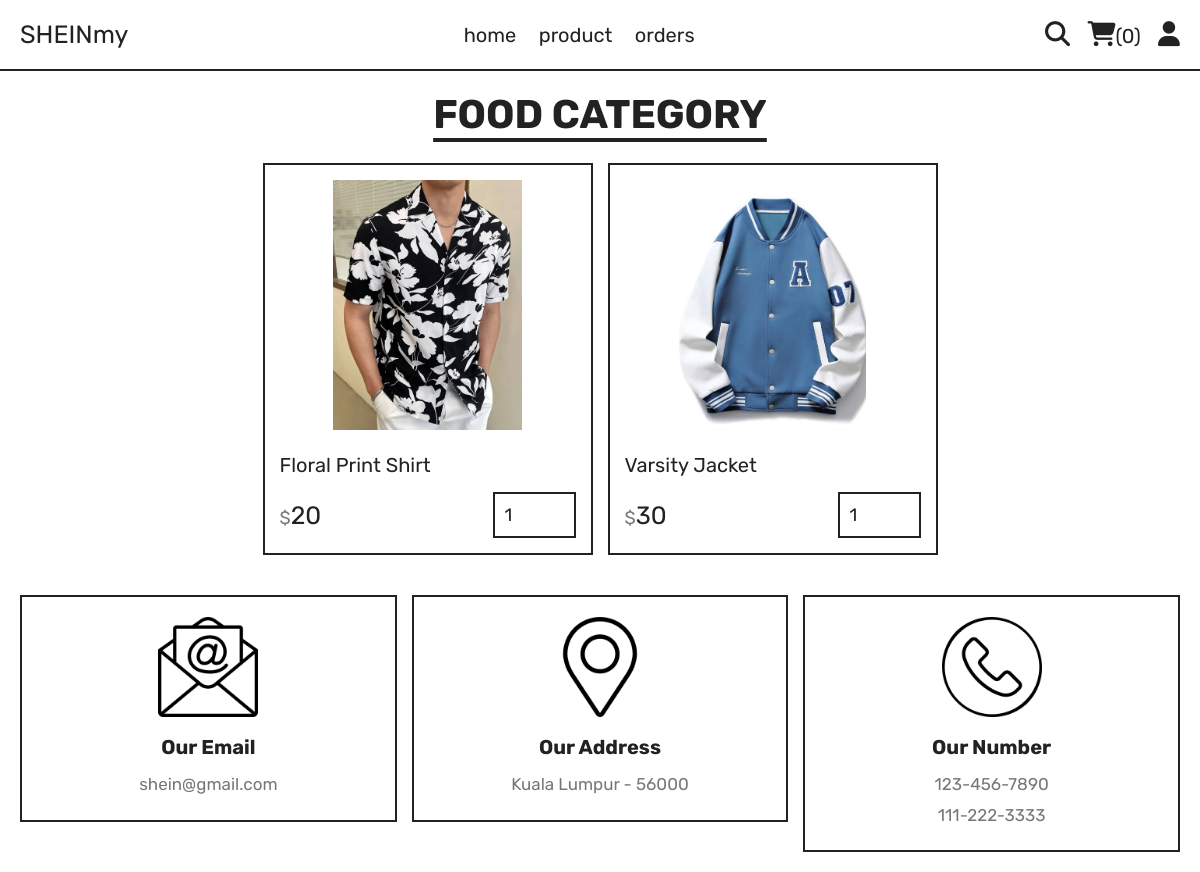
Screenshot of /category.php?category=clothes with the database file from the repository.
### tables this page shows
CREATE TABLE `products` (
  `id` int(100) NOT NULL,
  `name` varchar(100) NOT NULL,
  `category` varchar(100) NOT NULL,
  `price` int(10) NOT NULL,
  `image` varchar(100) NOT NULL
);

### category.php (the view, shortened to what this page needs)
<?php
include 'components/connect.php';
?>
<!DOCTYPE html>
<html lang="en">
<head>
   <link rel="stylesheet" href="https://cdnjs.cloudflare.com/ajax/libs/font-awesome/6.1.1/css/all.min.css">
   <link rel="stylesheet" href="css/style.css">
</head>
<body>
<?php include 'components/user_header.php'; ?>
<section class="products">
   <h1 class="title">food category</h1>
   <div class="box-container">
      <?php
         $category = $_GET['category'];
         $select_products = $conn->prepare("SELECT * FROM `products` WHERE category = ?");
         $select_products->execute([$category]);
         if($select_products->rowCount() > 0){
            while($fetch_products = $select_products->fetch(PDO::FETCH_ASSOC)){
      ?>
      <form action="" method="post" class="box">
         <img src="uploaded_img/<?= $fetch_products['image']; ?>" alt="">
         <div class="name"><?= $fetch_products['name']; ?></div>
         <div class="flex">
            <div class="price"><span>$</span><?= $fetch_products['price']; ?></div>
            <input type="number" name="qty" class="qty" min="1" max="99" value="1" maxlength="2">
         </div>
      </form>
      <?php
            }
         }else{
            echo '<p class="empty">no products added yet!</p>';
         }
      ?>
   </div>
</section>
<?php include 'components/footer.php'; ?>
</body>
</html>

### css/style.css (style rules this page uses)
:root { --yellow:#30fefe; --red:#e74c3c; --white:#fff; --black:#222; --light-color:#777; --border:.2rem solid var(--black); }
* { font-family: 'Rubik', sans-serif; margin:0; padding:0; box-sizing: border-box; outline: none; border: none; text-decoration: none; }
html { font-size: 62.5%; overflow-x: hidden; scroll-behavior: smooth; stop-opacity: 7rem; }
section { margin:0 auto; max-width: 1200px; padding:2rem; }
.title { text-align: center; margin-bottom: 2.5rem; font-size: 4rem; color:var(--black); text-transform: uppercase; text-decoration: underline; text-underline-offset: 1rem; }
.products .box-container { display: grid; grid-template-columns: repeat(auto-fit, 33rem); justify-content: center; align-items: flex-start; gap:1.5rem; }
.products .box-container .box { border:var(--border); padding:1.5rem; position: relative; overflow: hidden; }
.products .box-container .box img { height: 25rem; width: 100%; object-fit: contain; margin-bottom: 1rem; }
.products .box-container .box .name { font-size: 2rem; color:var(--black); margin:1rem 0; }
.products .box-container .box .flex { display: flex; align-items: center; gap:1rem; margin-top: 1.5rem; }
.products .box-container .box .flex .price { margin-right: auto; font-size: 2.5rem; color:var(--black); }
.products .box-container .box .flex .price span { color:var(--light-color); font-size: 1.8rem; }
.products .box-container .box .flex .qty { padding:1rem; border:var(--border); font-size: 1.8rem; color:var(--black); }

### rows the page displays
products: image (picture), name "Floral Print Shirt", price "20"
products: image (picture), name "Varsity Jacket", price "30"

### other values shown
$total_cart_items "0"
